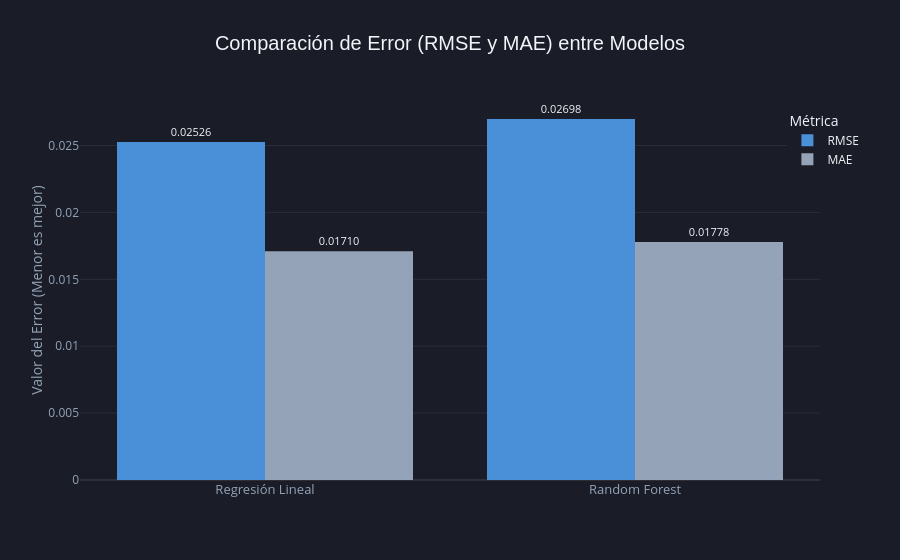

Source (notebook cell):
### Markdown cell above
## 9. Visualización de Resultados

### Code cell
# ── Gráfico 1: Comparación de Error (RMSE y MAE) entre Modelos ────────────────

# Prepara los datos para este gráfico
df_metricas_plot = pd.DataFrame([metricas_lr, metricas_rf])

# 1. Creamos el gráfico con Plotly Express
fig_errores = px.bar(
    df_metricas_plot,
    x='Modelo',
    y=['RMSE', 'MAE'],
    barmode='group',
    title='Comparación de Error (RMSE y MAE) entre Modelos',
    labels={'value': 'Valor del Error', 'variable': 'Métrica', 'Modelo': ''},
    color_discrete_sequence=['#4A90D9', '#94A3B8'], # Colores del dashboard (Azul y Gris)
    text_auto='.5f' 
)

# 2. DISEÑO UNIFICADO: Aplicamos el fondo oscuro y letras claras del Dashboard
fig_errores.update_layout(
    template=None,
    paper_bgcolor='#1A1D27', # Fondo de tarjeta oscuro
    plot_bgcolor='#1A1D27',  # Fondo de gráfico oscuro
    
    title_font_size=20,
    title_font_family='Arial',
    font_color='#F1F5F9',    # Letras principales en blanco/gris claro
    
    legend_title_text='Métrica',
    legend_yanchor='top',
    legend_y=0.98,
    legend_xanchor='right',
    legend_x=1.06,
    hovermode='x unified' 
)

# 3. Forzamos los ejes y las líneas de guía para que sean tenues y claros
fig_errores.update_xaxes(
    tickfont=dict(size=13, color='#94A3B8'), # Números del eje X claros
    title_font=dict(color='#94A3B8')
)
fig_errores.update_yaxes(
    showgrid=True, 
    gridcolor='rgba(255,255,255,0.07)',      # Grilla interna hiper tenue para fondo oscuro
    tickfont=dict(color='#94A3B8'),          # Números del eje Y claros
    title_text='Valor del Error (Menor es mejor)',
    title_font=dict(color='#94A3B8')
)

fig_errores.update_traces(textposition='outside', textfont_size=11)

# Mostramos el gráfico interactivo ya con el look oscuro
fig_errores.show()

### Figure 1 — Plotly figure (JSON) as saved in the notebook; plotly's stock layout.template omitted (floating-point values rounded to 4 significant figures)
{"data": [{"alignmentgroup": "True", "hovertemplate": "Métrica=RMSE<br>=%{x}<br>Valor del Error=%{y}<extra></extra>", "legendgroup": "RMSE", "marker": {"color": "#4A90D9", "pattern": {"shape": ""}}, "name": "RMSE", "offsetgroup": "RMSE", "orientation": "v", "showlegend": true, "textfont": {"size": 11}, "textposition": "outside", "texttemplate": "%{y:.5f}", "type": "bar", "x": ["Regresión Lineal", "Random Forest"], "xaxis": "x", "y": [0.02526, 0.02698], "yaxis": "y"}, {"alignmentgroup": "True", "hovertemplate": "Métrica=MAE<br>=%{x}<br>Valor del Error=%{y}<extra></extra>", "legendgroup": "MAE", "marker": {"color": "#94A3B8", "pattern": {"shape": ""}}, "name": "MAE", "offsetgroup": "MAE", "orientation": "v", "showlegend": true, "textfont": {"size": 11}, "textposition": "outside", "texttemplate": "%{y:.5f}", "type": "bar", "x": ["Regresión Lineal", "Random Forest"], "xaxis": "x", "y": [0.0171, 0.01778], "yaxis": "y"}], "layout": {"barmode": "group", "font": {"color": "#F1F5F9"}, "hovermode": "x unified", "legend": {"title": {"text": "Métrica"}, "tracegroupgap": 0, "x": 1.06, "xanchor": "right", "y": 0.98, "yanchor": "top"}, "paper_bgcolor": "#1A1D27", "plot_bgcolor": "#1A1D27", "title": {"font": {"family": "Arial", "size": 20}, "text": "Comparación de Error (RMSE y MAE) entre Modelos"}, "xaxis": {"anchor": "y", "domain": [0, 1], "tickfont": {"color": "#94A3B8", "size": 13}, "title": {"font": {"color": "#94A3B8"}, "text": ""}}, "yaxis": {"anchor": "x", "domain": [0, 1], "gridcolor": "rgba(255,255,255,0.07)", "showgrid": true, "tickfont": {"color": "#94A3B8"}, "title": {"font": {"color": "#94A3B8"}, "text": "Valor del Error (Menor es mejor)"}}}}
